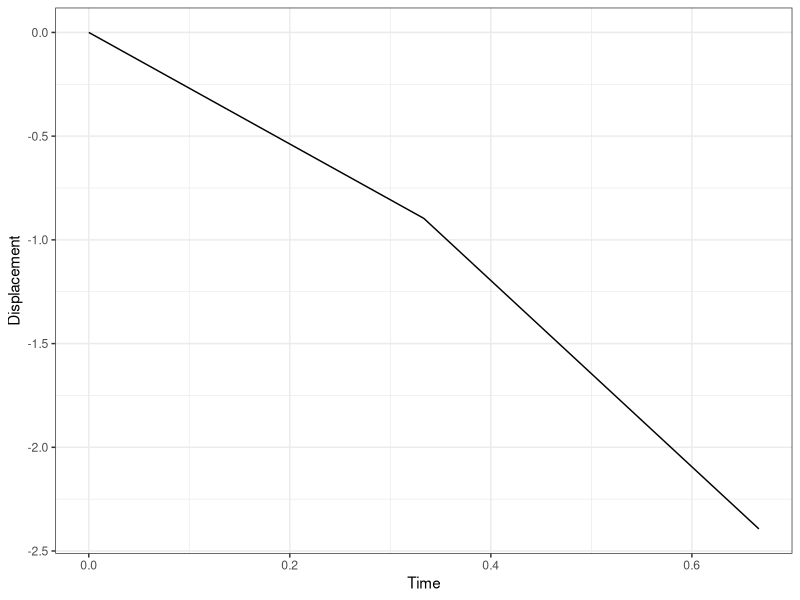
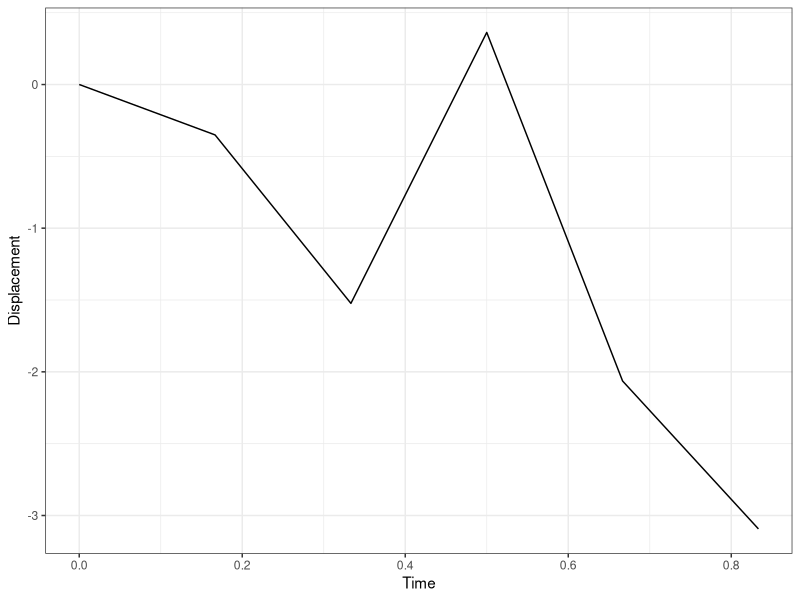
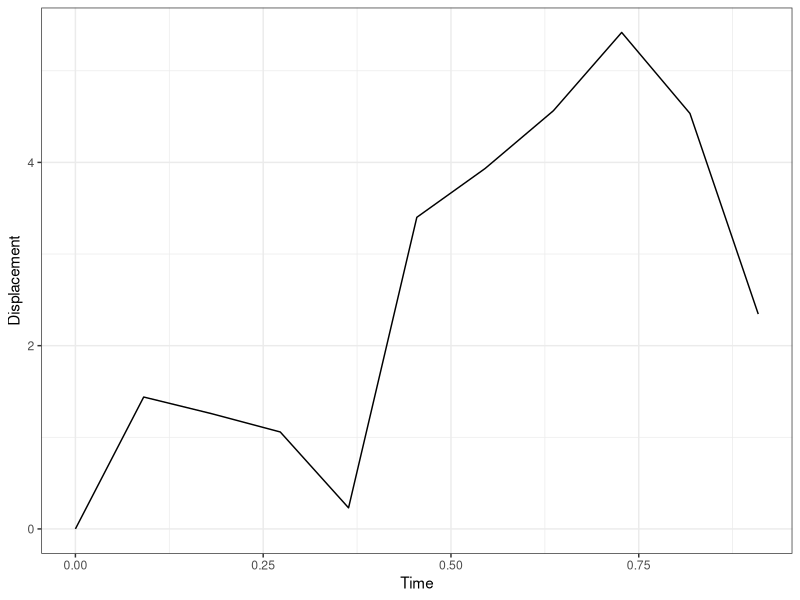
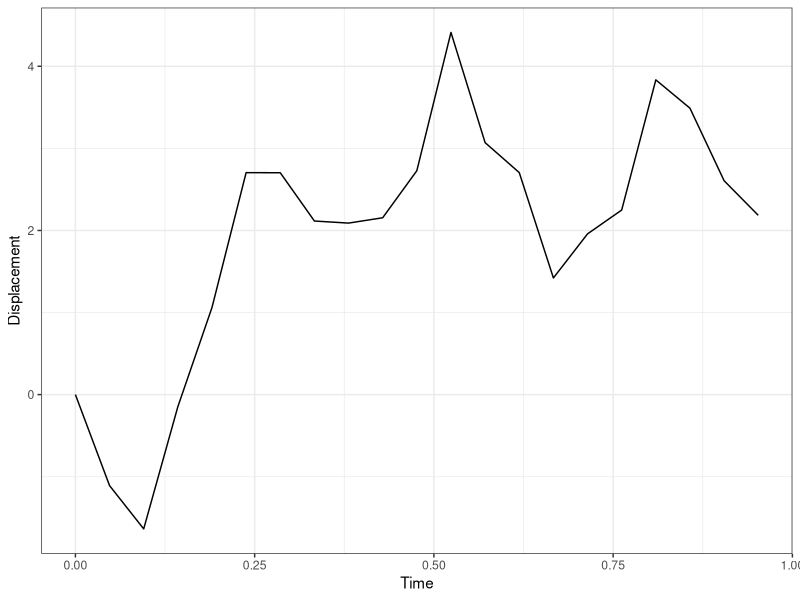
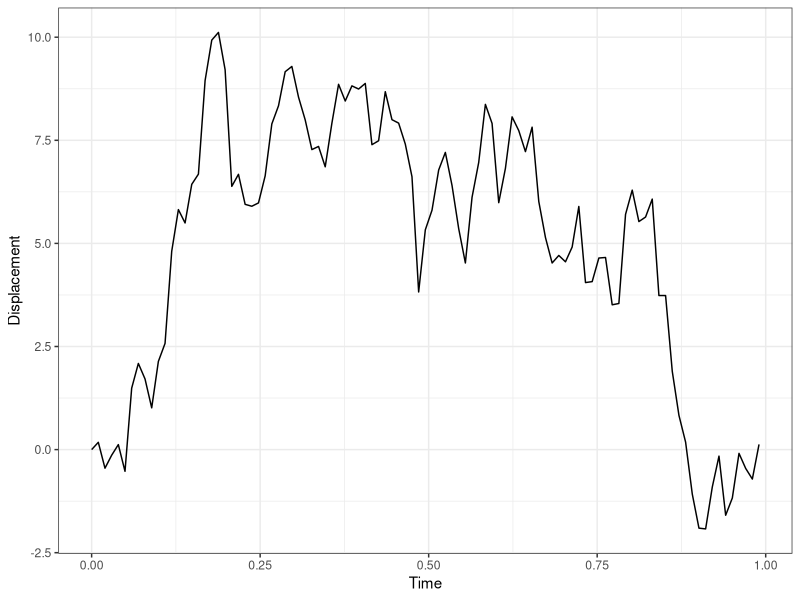
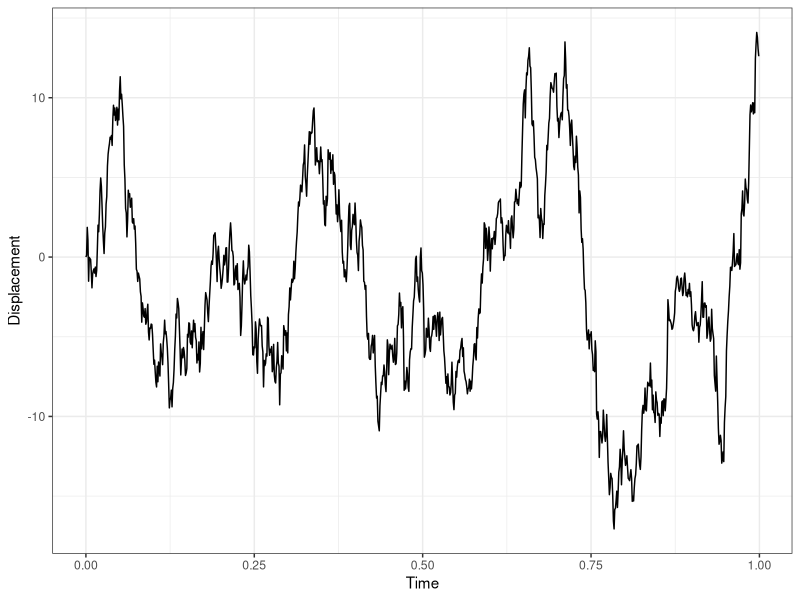
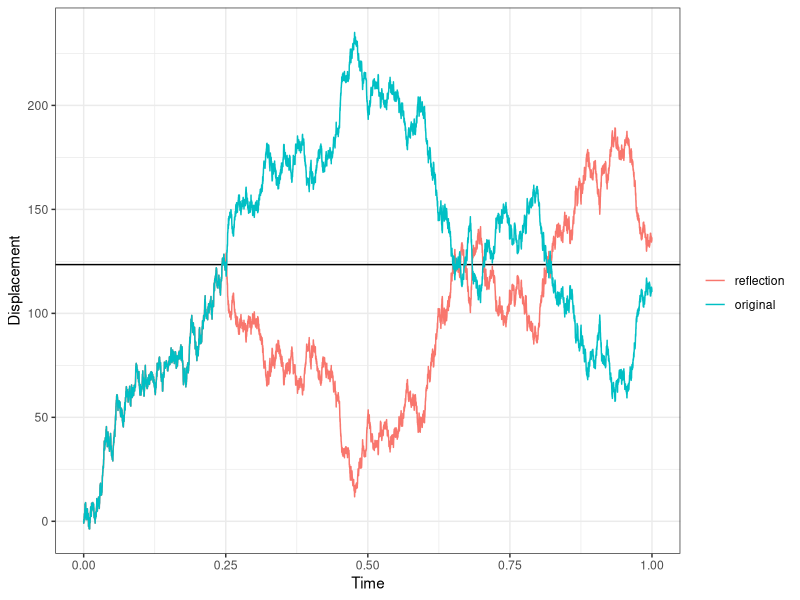
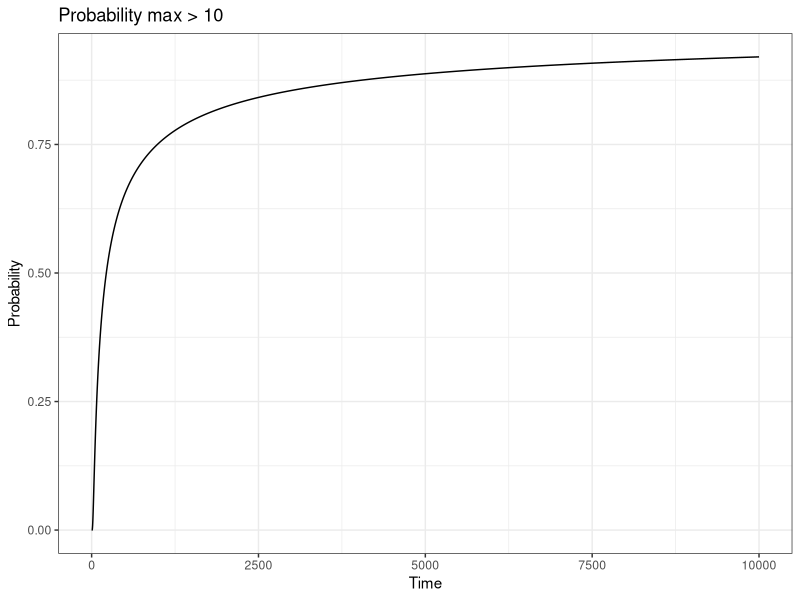

These charts were generated, in order, by the following R code: (Note: a time limit stopped this script after it produced the figures.)
#
####
####### A sample Brownian path
####
#
library(ggplot2)

kicks <- rnorm(n=999999)
kicks <- c(0,kicks)
bm    <- cumsum(kicks)
df <- data.frame(Displacement=bm,Time = (0:999999)/1000000)

gg <- ggplot(data=df,aes(x=Time,y=Displacement)) +
  geom_line() + theme_bw() + ggtitle("A sample Brownian path")

ggsave("brownianPath.png",height=3,width = 5)

#
####
####### Piecewise linear functions converge to BM
####
#
n = 2
kicks <- rnorm(n=n)
kicks <- c(0,kicks)
bm    <- cumsum(kicks)
df <- data.frame(Displacement=bm,Time = (0:n)/(n+1))

gg <- ggplot(data=df,aes(x=Time,y=Displacement)) +
  geom_line() + theme_bw() 
gg


n=5
kicks <- rnorm(n=n)
kicks <- c(0,kicks)
bm    <- cumsum(kicks)
df1 <- data.frame(Displacement=bm,Time = (0:n)/(n+1))

gg <- ggplot(data=df1,aes(x=Time,y=Displacement)) +
  geom_line() + theme_bw() 
gg

n=10
kicks <- rnorm(n=n)
kicks <- c(0,kicks)
bm    <- cumsum(kicks)
df2 <- data.frame(Displacement=bm,Time = (0:n)/(n+1))

gg <- ggplot(data=df2,aes(x=Time,y=Displacement)) +
  geom_line() + theme_bw() 
gg

n=20
kicks <- rnorm(n=n)
kicks <- c(0,kicks)
bm    <- cumsum(kicks)
df3 <- data.frame(Displacement=bm,Time = (0:n)/(n+1))

gg <- ggplot(data=df3,aes(x=Time,y=Displacement)) +
  geom_line() + theme_bw() 
gg

n=100
kicks <- rnorm(n=n)
kicks <- c(0,kicks)
bm    <- cumsum(kicks)
df4 <- data.frame(Displacement=bm,Time = (0:n)/(n+1))

gg <- ggplot(data=df4,aes(x=Time,y=Displacement)) +
  geom_line() + theme_bw() 
gg

n=1000
kicks <- rnorm(n=n)
kicks <- c(0,kicks)
bm    <- cumsum(kicks)
df5 <- data.frame(Displacement=bm,Time = (0:n)/(n+1))

gg <- ggplot(data=df5,aes(x=Time,y=Displacement)) +
  geom_line() + theme_bw() 
gg




#
####
####### reflection principle
####
#
set.seed(2)
n=10000
kicks <- rnorm(n=n)
kicks <- c(0,kicks)
bm    <- cumsum(kicks)
df5 <- data.frame(Displacement=bm,Time = (0:n)/(n+1))

# reflected brownian motion
bmr <- c(bm[1:2500] , 2*bm[2501]-bm[2501:10001])
df6 <- data.frame(Displacement=bmr,Time = (0:n)/(n+1))

df <- rbind(df5,df6)
df$Reflected <- c(rep(c("original","reflection"),each=10001))
df$Reflected <- factor(df$Reflected)
df$` ` <- relevel(df$Reflected,ref = "reflection")

gg <- ggplot(data=df,aes(x=Time,y=Displacement,color=` `))  +
  geom_hline(yintercept = bm[2501]) +
  geom_line() + theme_bw() 
gg


ggsave("reflectionPrinciple.png",height=3,width = 5)


#
####
####### Prob max > 10 at time t
####
#
probMax <- vector()
for(i in 1:10000) {
  probMax[i] <- 2-2*pnorm(10/sqrt(i))
}
probMax <- c(0,probMax)

gg <- ggplot(data.frame(Probability=probMax,Time=0:10000),
             aes(x=Time,y=Probability)) +
  geom_line() + theme_bw() + ggtitle("Probability max > 10")
gg
ggsave("~/Desktop/probabilityGreater.png",height=3,width = 5)

#
####
####### Brownian motion with drift
####
#

#
mu <- 0.1
epsilon <- 0.01

n <- 1000
bm <- c(0,cumsum(rnorm(n))) + mu*0:n
df <- data.frame(Displacement=bm,Time=0:n,n=n)
gg <- ggplot(df,aes(x=Time,y=Displacement)) +
  geom_line() + geom_abline(slope = mu+epsilon,color="red") +
  geom_abline(slope = mu-epsilon,color="red") +
  theme_bw() 
gg

n <- 10000
bm <- c(0,cumsum(rnorm(n))) + mu*0:n
df2 <- data.frame(Displacement=bm,Time=0:n,n=n)
gg2 <- ggplot(df2,aes(x=Time,y=Displacement)) +
  geom_line() + geom_abline(slope = mu+epsilon,color="red") +
  geom_abline(slope = mu-epsilon,color="red") +
  theme_bw() 
gg2

n <- 100000
bm <- c(0,cumsum(rnorm(n))) + mu*0:n
df3 <- data.frame(Displacement=bm,Time=0:n,n=n)
gg3 <- ggplot(df3,aes(x=Time,y=Displacement)) +
  geom_line() + geom_abline(slope = mu+epsilon,color="red") +
  geom_abline(slope = mu-epsilon,color="red") +
  theme_bw() 
gg3

library(gridExtra)
ggsave("~/Desktop/bmWithDrift.png",grid.arrange(gg,gg2,gg3,ncol=3),width=12,height=3)

n <- 1000000
bm <- c(0,cumsum(rnorm(n))) + mu*0:n
plot(bm)
lines((mu+epsilon)*0:n,col="red")
lines((mu-epsilon)*0:n,col="red")


#
###
####### Finite differences for ODE u'(x)=5u(x)+2, u(0)=0
###
#
h <- 0.5
u <- rep(0,1/h+1)
for(i in 1:(1/h)) {
  u[i+1] <- u[i] + h*(5*u[i]+2)
}
df <- data.frame(Values=u,Time=seq(from=0,to=1,by=h))
gg <- ggplot(df,aes(x=Time,y=Values)) +
  geom_line() + theme_bw() + ggtitle(paste0("h=",h)) +
  geom_hline(yintercept = 58.96519,col="red")
gg

h <- 0.1
u <- rep(0,1/h+1)
for(i in 1:(1/h)) {
  u[i+1] <- u[i] + h*(5*u[i]+2)
}
df <- data.frame(Values=u,Time=seq(from=0,to=1,by=h))
gg2 <- ggplot(df,aes(x=Time,y=Values)) +
  geom_line() + theme_bw() + ggtitle(paste0("h=",h)) +
  geom_hline(yintercept = 58.96519,col="red")
gg2

h <- 0.01
u <- rep(0,1/h+1)
for(i in 1:(1/h)) {
  u[i+1] <- u[i] + h*(5*u[i]+2)
}
df <- data.frame(Values=u,Time=seq(from=0,to=1,by=h))
gg3 <- ggplot(df,aes(x=Time,y=Values)) +
  geom_line() + theme_bw() + ggtitle(paste0("h=",h)) +
  geom_hline(yintercept = 58.96519,col="red")
gg3

h <- 0.001
u <- rep(0,1/h+1)
for(i in 1:(1/h)) {
  u[i+1] <- u[i] + h*(5*u[i]+2)
}
df <- data.frame(Values=u,Time=seq(from=0,to=1,by=h))
gg4 <- ggplot(df,aes(x=Time,y=Values)) +
  geom_line() + theme_bw() + ggtitle(paste0("h=",h)) +
  geom_hline(yintercept = 58.96519,col="red")
gg4

h <- 0.0001
u <- rep(0,1/h+1)
for(i in 1:(1/h)) {
  u[i+1] <- u[i] + h*(5*u[i]+2)
}
df <- data.frame(Values=u,Time=seq(from=0,to=1,by=h))
gg5 <- ggplot(df,aes(x=Time,y=Values)) +
  geom_line() + theme_bw() + ggtitle(paste0("h=",h)) +
  geom_hline(yintercept = 58.96519,col="red")
gg5

h <- 0.00001
u <- rep(0,1/h+1)
for(i in 1:(1/h)) {
  u[i+1] <- u[i] + h*(5*u[i]+2)
}
df <- data.frame(Values=u,Time=seq(from=0,to=1,by=h))
gg6 <- ggplot(df,aes(x=Time,y=Values)) +
  geom_line() + theme_bw() + ggtitle(paste0("h=",h)) +
  geom_hline(yintercept = 58.96519,col="red")
gg6

library(gridExtra)
ggsave("~/Desktop/finiteDifferences.png",grid.arrange(gg,gg2,gg3,gg4,gg5,gg6,ncol=3),width=12,height=6)

#
###
####### Euler-Maruyama for OU process
###
#
sigma <- 1
alpha <- 0
U <- vector()
h <- 1/100000
for(i in 1:20) {
  u <- rep(0,1/h+1)
  for(i in 1:(1/h)) {
    u[i+1] <- (1 - h*alpha)*u[i] + sigma*sqrt(h)*rnorm(1)
  }
  U <- c(U,u)
}
Time <- rep(seq(from=0,to=1,by=h),20)
Values <- U
df <- data.frame(Values,Time,Sample=rep(1:20,each=length(Time)/20))
df$Sample <- factor(df$Sample)
gg <- ggplot(df,aes(x=Time,y=Values,col=Sample)) +
  geom_line()  + ylim(-3,3) +
  theme_bw() + theme(legend.position = "none") + ggtitle(paste0("alpha=",alpha))
gg

sigma <- 1
alpha <- 1
U <- vector()
h <- 1/100000
for(i in 1:20) {
  u <- rep(0,1/h+1)
  for(i in 1:(1/h)) {
    u[i+1] <- (1 - h*alpha)*u[i] + sigma*sqrt(h)*rnorm(1)
  }
  U <- c(U,u)
}
Time <- rep(seq(from=0,to=1,by=h),20)
Values <- U
df <- data.frame(Values,Time,Sample=rep(1:20,each=length(Time)/20))
df$Sample <- factor(df$Sample)
gg2 <- ggplot(df,aes(x=Time,y=Values,col=Sample)) +
  geom_line()  + ylim(-3,3) +
  theme_bw() + theme(legend.position = "none") + ggtitle(paste0("alpha=",alpha))
gg2

sigma <- 1
alpha <- 10
U <- vector()
h <- 1/100000
for(i in 1:20) {
  u <- rep(0,1/h+1)
  for(i in 1:(1/h)) {
    u[i+1] <- (1 - h*alpha)*u[i] + sigma*sqrt(h)*rnorm(1)
  }
  U <- c(U,u)
}
Time <- rep(seq(from=0,to=1,by=h),20)
Values <- U
df <- data.frame(Values,Time,Sample=rep(1:20,each=length(Time)/20))
df$Sample <- factor(df$Sample)
gg3 <- ggplot(df,aes(x=Time,y=Values,col=Sample)) +
  geom_line()  + ylim(-3,3) +
  theme_bw() + theme(legend.position = "none") + ggtitle(paste0("alpha=",alpha))
gg3

ggsave("~/Desktop/ouEulerMaruyama.png",grid.arrange(gg,gg2,gg3,ncol=3),width=12,height=3)

#
###
####### Langevin Monte Carlo
###
#
library(ggplot2)

# gaussian target
gradLogPi <- function(theta) {
  return(-theta)
}

h <- 1/10
length <- 1000
vals <- rep(0,(length/h)+1)
for(i in 1:(length/h)) {
  vals[i+1] <- vals[i] + h*gradLogPi(vals[i]) + sqrt(2*h)*rnorm(1)
}
hist(vals)
qqnorm(vals)
qqline(vals,col="red")


# Langevin Monte Carlo
LMC <- function(h=1/10,timeLength=1000,D=1,initialPos=0) {
  if(D==1) {
    vals <- rep(0,(timeLength/h)+1)
    vals[1] <- initialPos
    for(i in 1:(timeLength/h)) {
      vals[i+1] <- vals[i] + h*gradLogPi(vals[i]) + sqrt(2*h)*rnorm(1)
    }
  } else {
    vals <- matrix(0,(timeLength/h)+1,2)
    vals[1,] <- initialPos
    for(i in 1:(timeLength/h)) {
      vals[i+1,] <- vals[i,] + h*gradLogPi(vals[i,]) + sqrt(2*h)*rnorm(D)
    }
  }
  return(vals)
}

# spherical 2D target
vals <- LMC(h=1/10,timeLength=1000,D=2,initialPos = 100)
colnames(vals) <- c("X","Y")
vals <- as.data.frame(vals)
gg <- ggplot(vals[1:100,],aes(x=X,y=Y)) +
  geom_path() +theme_bw()
gg
gg2 <- ggplot(vals,aes(x=X,y=Y)) +
  geom_path() + geom_density_2d() + theme_bw()
gg2

# spherical 2D target
vals <- LMC(h=1/10,timeLength=10000,D=2,initialPos = 1)
colnames(vals) <- c("X","Y")
vals <- as.data.frame(vals)
gg <- ggplot(vals[1:100,],aes(x=X,y=Y)) +
  geom_path() +theme_bw()
gg
gg2 <- ggplot(vals,aes(x=X,y=Y)) +
  geom_path() + geom_density_2d() +theme_bw()
gg2

# correlated 2D target
gradLogPi <- function(theta) {
  Rinv <- matrix(c(2.78,-2.22,-2.22,2.78),2,2)
  return(-Rinv%*%theta)
}
vals <- LMC(h=1/10,timeLength=10000,D=2,initialPos = 1)
colnames(vals) <- c("X","Y")
vals <- as.data.frame(vals)
gg <- ggplot(vals[1:100,],aes(x=X,y=Y)) +
  geom_path() +theme_bw() + ggtitle("100 steps: h=0.1, time=10")
gg
gg2 <- ggplot(vals,aes(x=X,y=Y)) +
  geom_path() + geom_density_2d() +theme_bw() + ggtitle("100k steps: h=0.1, time=10k")
gg2

ggsave("~/Desktop/LMC.png",gridExtra::grid.arrange(gg,gg2,ncol=2),width=12,height=4)
